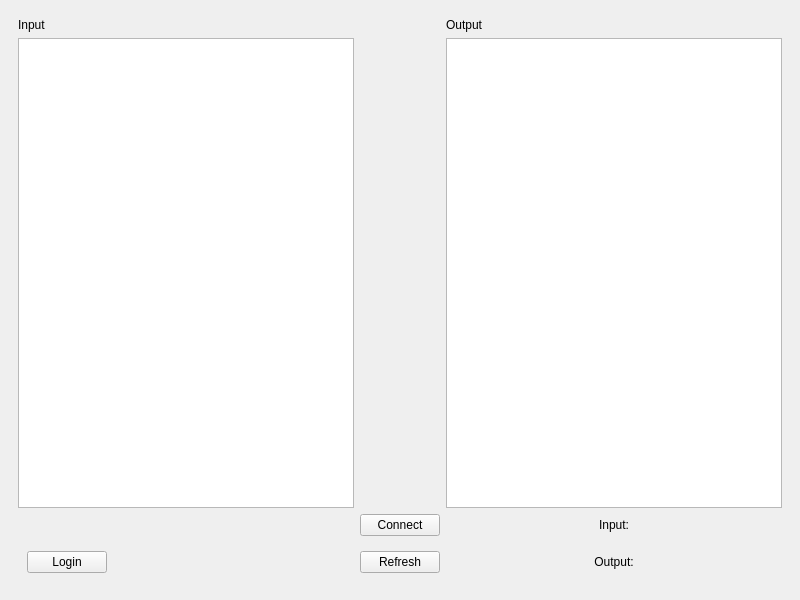
<?xml version="1.0" encoding="UTF-8"?>
<ui version="4.0">
 <class>MainWindow</class>
 <widget class="QMainWindow" name="MainWindow">
  <property name="geometry">
   <rect>
    <x>0</x>
    <y>0</y>
    <width>800</width>
    <height>600</height>
   </rect>
  </property>
  <property name="windowTitle">
   <string>RF Route</string>
  </property>
  <widget class="QWidget" name="centralwidget">
   <layout class="QGridLayout" name="gridLayout">
    <item row="0" column="0">
     <widget class="QFrame" name="frame">
      <layout class="QGridLayout" name="gridLayout_2">
       <item row="3" column="1">
        <widget class="QPushButton" name="refreshButton">
         <property name="text">
          <string>Refresh</string>
         </property>
        </widget>
       </item>
       <item row="0" column="2">
        <widget class="QLabel" name="label_2">
         <property name="text">
          <string>Output</string>
         </property>
        </widget>
       </item>
       <item row="1" column="0">
        <widget class="QListWidget" name="list_inputOptions"/>
       </item>
       <item row="1" column="1">
        <spacer name="horizontalSpacer">
         <property name="orientation">
          <enum>Qt::Horizontal</enum>
         </property>
         <property name="sizeType">
          <enum>QSizePolicy::Fixed</enum>
         </property>
         <property name="sizeHint" stdset="0">
          <size>
           <width>25</width>
           <height>20</height>
          </size>
         </property>
        </spacer>
       </item>
       <item row="1" column="2">
        <widget class="QListWidget" name="list_outputOptions"/>
       </item>
       <item row="0" column="0">
        <widget class="QLabel" name="label">
         <property name="text">
          <string>Input</string>
         </property>
        </widget>
       </item>
       <item row="3" column="0">
        <widget class="QWidget" name="widget" native="true">
         <layout class="QHBoxLayout" name="horizontalLayout">
          <item>
           <widget class="QPushButton" name="btn_login">
            <property name="text">
             <string>Login</string>
            </property>
           </widget>
          </item>
          <item>
           <spacer name="horizontalSpacer_2">
            <property name="orientation">
             <enum>Qt::Horizontal</enum>
            </property>
            <property name="sizeHint" stdset="0">
             <size>
              <width>40</width>
              <height>20</height>
             </size>
            </property>
           </spacer>
          </item>
         </layout>
        </widget>
       </item>
       <item row="2" column="1">
        <widget class="QPushButton" name="switchConnect">
         <property name="text">
          <string>Connect</string>
         </property>
        </widget>
       </item>
       <item row="2" column="2">
        <widget class="QLabel" name="currentInput">
         <property name="layoutDirection">
          <enum>Qt::LeftToRight</enum>
         </property>
         <property name="text">
          <string>Input:</string>
         </property>
         <property name="alignment">
          <set>Qt::AlignCenter</set>
         </property>
        </widget>
       </item>
       <item row="3" column="2">
        <widget class="QLabel" name="currentOutput">
         <property name="text">
          <string>Output:</string>
         </property>
         <property name="alignment">
          <set>Qt::AlignCenter</set>
         </property>
        </widget>
       </item>
      </layout>
     </widget>
    </item>
   </layout>
  </widget>
 </widget>
 <resources/>
 <connections/>
</ui>
